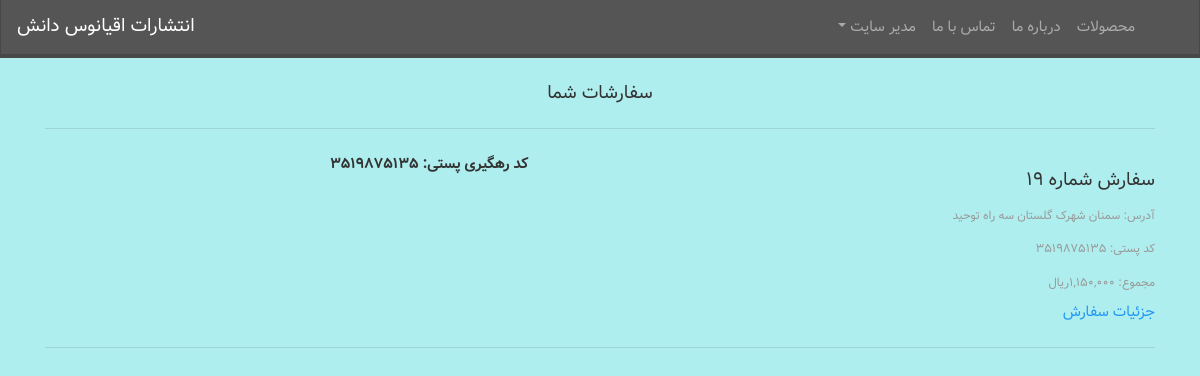
Page /orders/orders/ (signed in) on the committed database.
### users/models.py (models this page shows, shortened)
class User(AbstractBaseUser, PermissionsMixin):
    email = models.EmailField(max_length=254, unique=True, verbose_name='پست الکترونیک')
    first_name = models.CharField(max_length=50, null=True, verbose_name='نام')
    last_name = models.CharField(max_length=50, null=True, verbose_name='نام خانوادگی')
    phone_number = models.CharField(max_length=10, blank=True, null=True, verbose_name='شماره تلفن همراه')
    address = models.TextField(null=True, blank=True, verbose_name='آدرس')
    postal_code = models.CharField(max_length=10, null=True, blank=True, verbose_name='کد پستی')
    is_staff = models.BooleanField(default=False)
    is_superuser = models.BooleanField(default=False)
    is_active = models.BooleanField(default=True, verbose_name='فعال')
    last_login = models.DateTimeField(null=True, blank=True, verbose_name='تاریخ آخرین ورود')
    date_joined = models.DateTimeField(auto_now_add=True, verbose_name='تاریخ عضویت')
    class Meta:
        verbose_name = 'کاربر'
        verbose_name_plural = 'کاربران'
    USERNAME_FIELD = 'email'
    EMAIL_FIELD = 'email'
    REQUIRED_FIELDS = []
    objects = UserManager()
    def get_full_name(self):
        if self.is_superuser:
            return 'مدیر سایت'
        else:
            return "{} {}".format(self.first_name, self.last_name)

### orders/models.py (models this page shows, shortened)
class Order(models.Model):
    user = models.ForeignKey('users.User', on_delete=models.SET_NULL, null=True, blank=False, verbose_name='کاربر')
    date = models.DateTimeField(auto_now_add=True, verbose_name='تاریخ سفارش')
    post_code = models.IntegerField(blank=True, null=True, verbose_name='کد رهگیری پستی')
    address = models.TextField(blank=False, null=False, verbose_name='آدرس ارسال')
    postal_code = models.CharField(max_length=10, blank=False, null=False, default=0, verbose_name='کد پستی')
    is_paid = models.BooleanField(default=False, blank=False, verbose_name='پرداخت شده')
    class Meta:
        verbose_name = 'سفارش'
        verbose_name_plural = 'سفارشات'
    def get_total(self):
        order_items = self.orderitem_set.all()
        total = 0
        for order_item in order_items:
            total += order_item.item_price * order_item.item_quantity
        return total

class OrderItem(models.Model):
    order = models.ForeignKey('Order', on_delete=models.CASCADE, null=False, blank=False, verbose_name='سفارش')
    item_title = models.CharField(max_length=100, null=False, blank=False, verbose_name='عنوان قلم سفارش')
    item_price = models.IntegerField(blank=False, null=False, verbose_name='قیمت')
    item_quantity = models.IntegerField(blank=False, null=False, verbose_name='تعداد')
    class Meta:
        verbose_name = 'قلم سفارش'
        verbose_name_plural = 'اقلام سفارش'

### orders/views.py (the view)
# urls.py: path('orders/', UserOrdersView.as_view(), name='orders_list'),
class UserOrdersView(LoginRequiredMixin, ListView):
    model = Order
    template_name = 'orders/user_orders.html'
    context_object_name = 'orders'

### catalog/templatetags/IR.py (called while the page is built)
@register.filter(name='persian_int')
def persian_int(english_int):
    devanagari_nums = ('۰', '۱', '۲', '۳', '۴', '۵', '۶', '۷', '۸', '۹')
    number = str(english_int)
    return ''.join(devanagari_nums[int(digit)] for digit in number)

@register.filter(name='price')
def price(input_int):
    devanagari_nums = ('۰', '۱', '۲', '۳', '۴', '۵', '۶', '۷', '۸', '۹')
    persian_price = ''
    for i in f'{int(input_int):,d}':
        if i == ',':
            persian_price += ','
        else:
            persian_price += devanagari_nums[int(i)]
    return persian_price

### orders/templates/orders/user_orders.html (shortened to what this page needs)
{% extends "base.html" %}
{% load static %}
{% load jalali_tags %}
{% load IR %}
{% block content %}
<div class="container">
    <div class="row rtl-div">
        <div class="col-xl-12">
            <div class="mb-3">
                <div class="pt-4 wish-list">
                    <h5 class="mb-4 text-center">سفارشات شما</h5>
                    <hr class="mb-4">
                    {% for order in orders %}
                    <div class="row mb-4">
                        <div class="col-md-7 col-lg-9 col-xl-9">
                            <div>
                                <div class="d-flex justify-content-between">
                                    <div>
                                        <p><h5 class="text-right">سفارش شماره {{ order.id|persian_int }} </h5></p>
                                        <p class="mb-3 text-muted text-uppercase small text-right">آدرس: {{ order.address }}</p>
                                        <p class="mb-3 text-muted text-uppercase small text-right">کد پستی: {{ order.postal_code|persian_int }}</p>
                                        <p class="mb-2 text-muted text-uppercase small text-right">مجموع: {{ order.get_total|price }}ریال</p>
                                    </div>
                                    <div>
                                        <p class="mb-0"><span><strong>
                                            {% if order.post_code %}
                                            کد رهگیری پستی: {{ order.post_code|persian_int }}
                                            {% else %}
                                            سفارش ارسال نشده است
                                            {% endif %}
                                        </strong></span></p>
                                    </div>
                                </div>
                                <div class="d-flex justify-content-between align-items-center">
                                    <a href="{% url 'orders:order_detail' order.id %}">جزئیات سفارش</a>
                                </div>
                            </div>
                        </div>
                    </div>
                    <hr class="mb-4">
                    {% endfor %}
                </div>
            </div>
        </div>
    </div>
</div>
{% endblock %}

### book_store/templates/base.html (shortened to what this page needs)
{% load static %}
<html lang="en">
<head>
    <link rel="stylesheet" href="https://use.fontawesome.com/releases/v5.7.0/css/all.css">
    <link href="{% static 'django_comments_xtd/css/bootstrap.min.css' %}" rel="stylesheet" type="text/css">
    <link href="{% static 'django_comments_xtd/css/bootstrap.css' %}" rel="stylesheet" type="text/css">
    <link href="{% static 'main_style.css' %}" rel="stylesheet" type="text/css">
</head>
<body>
<nav class="navbar navbar-expand-lg navbar-dark bg-dark">
    <a class="navbar-brand" href="{% url 'landing' %}">
        انتشارات اقیانوس دانش
    </a>
    <div class="collapse navbar-collapse" id="navbarNavDropdown">
        <ul class="navbar-nav ml-auto" style="direction: rtl;">
            <li class="nav-item {% if request.resolver_match.url_name == 'books_list' %}active{% endif %}">
                <a class="nav-link text-right" href="{% url 'catalog:books_list' %}">محصولات<span class="sr-only">(current)</span></a>
            </li>
            <li class="nav-item {% if request.resolver_match.url_name == 'about' %}active{% endif %}">
                <a class="nav-link text-right" href="{% url 'about' %}">درباره ما</a>
            </li>
            <li class="nav-item {% if request.resolver_match.url_name == 'contact' %}active{% endif %}">
                <a class="nav-link text-right" href="{% url 'contact' %}">تماس با ما</a>
            </li>
            {% if request.user.is_authenticated %}
                {% if request.user.is_superuser %}
                    <li class="nav-item dropdown ">
                        <a class="nav-link dropdown-toggle text-right" href="#" id="navbarDropdownMenuLink" role="button"
                           data-toggle="dropdown" aria-haspopup="true" aria-expanded="false">
                            {{ request.user.get_full_name }}
                        </a>
                    </li>
                {% endif %}
            {% else %}
                <li class="nav-item {% if request.resolver_match.url_name == 'account_login' %}active{% endif %}">
                    <a class="nav-link text-right" href="{% url 'account_login' %}">ورود کاربر</a>
                </li>
            {% endif %}
        </ul>
    </div>
</nav>
{% block body %}
    {% block content %}
    {% endblock %}
{% endblock %}
</body>
</html>

### book_store/templates/static/main_style.css (style rules this page uses)
* { font-family: "Vazir", Arial, sans-serif; }
h1, h2, h3, h4, h5, h6, p, a, .rtl-div { direction: rtl; }
body { background-color: #AFEEEE; }

### rows in the picture
User: user.get_full_name "مدیر سایت"
Order: id|persian_int "۱۹", address "سمنان شهرک گلستان سه راه توحید", postal_code|persian_int "۳۵۱۹۸۷۵۱۳۵", get_total "۱,۱۵۰,۰۰۰", post_code|persian_int "۳۵۱۹۸۷۵۱۳۵"
